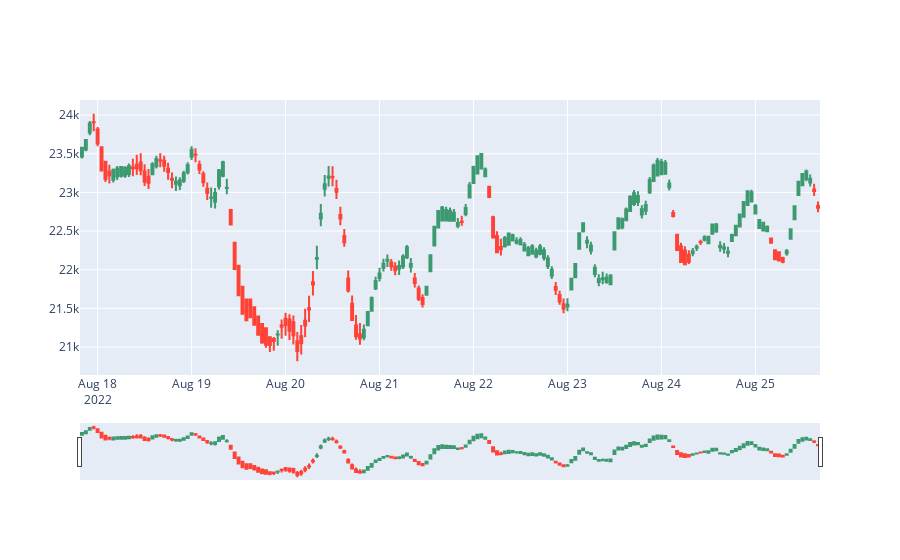
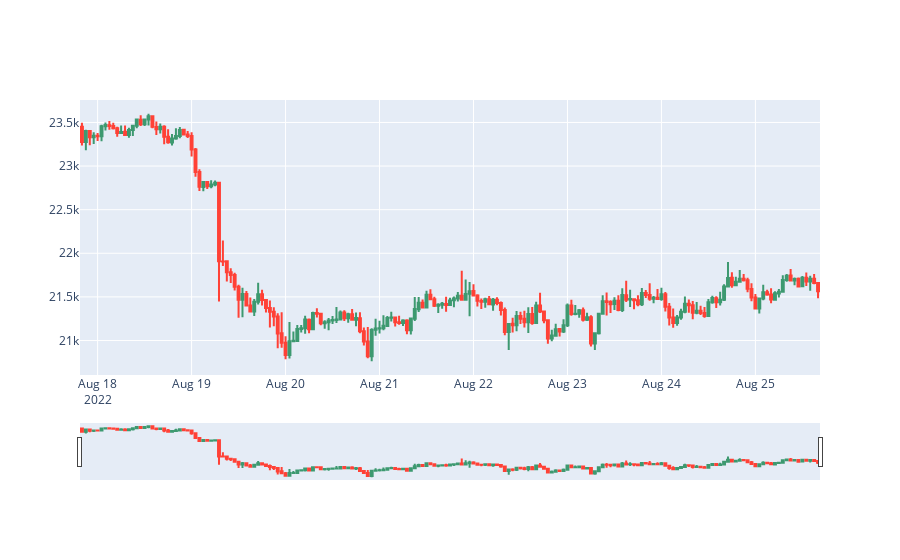

Notebook cell for these charts, in order:
### Code cell
import plotly.graph_objects as go
predicted_0 = pd.DataFrame(predicted[f'LSTM_regressor_{NUMBER_OF_MODEL}'], columns=test_data.columns)
predicted_0['date'] = test_data.index

fig = go.Figure(data=[go.Candlestick(
                x=predicted_0['date'],
                open=predicted_0['open'],
                high=predicted_0['high'],
                low=predicted_0['low'],
                close=predicted_0['close'])])
fig_real = go.Figure(data=[go.Candlestick(
                x=test_data.index,
                open=test_data['open'],
                high=test_data['high'],
                low=test_data['low'],
                close=test_data['close'])])

fig.show()
fig_real.show()

### Figure 1 — Plotly figure (JSON) as saved in the notebook; plotly's stock layout.template omitted (floating-point values rounded to 4 significant figures; data arrays with more than 128 entries replaced by an {"elided": "..."} marker saying what was removed)
{"data": [{"close": {"elided": "189 float values"}, "high": {"elided": "189 float values"}, "low": {"elided": "189 float values"}, "open": {"elided": "189 float values"}, "type": "candlestick", "x": {"elided": "189 str values"}}], "layout": {}}

### Figure 2 — Plotly figure (JSON) as saved in the notebook; plotly's stock layout.template omitted (floating-point values rounded to 4 significant figures; data arrays with more than 128 entries replaced by an {"elided": "..."} marker saying what was removed)
{"data": [{"close": {"elided": "189 float values"}, "high": {"elided": "189 float values"}, "low": {"elided": "189 float values"}, "open": {"elided": "189 float values"}, "type": "candlestick", "x": {"elided": "189 str values"}}], "layout": {}}
